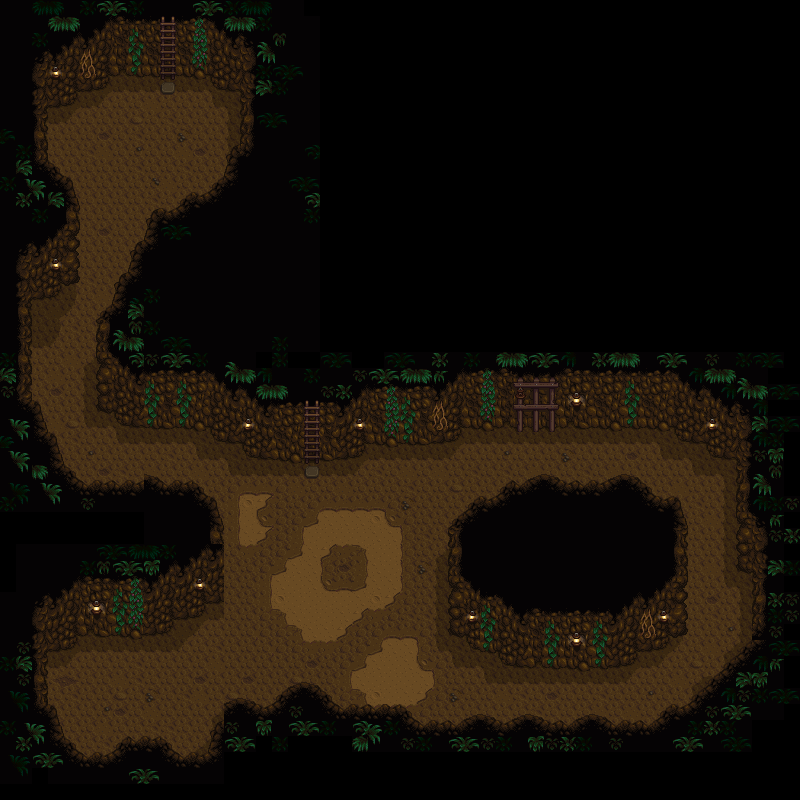

This is a level from a 2D game, rendered from its Tiled map with the project's own tilesets. A one-line summary and the map file follow, with tile-layer data summarised:
An orthogonal 50x50 tile map with 16x16 px tiles, 5 tile layers (Back, Buildings, Paths, Front, ...), 2 tilesets.

<map version="1.10" tiledversion="1.12.1" orientation="orthogonal" renderorder="right-down" width="50" height="50" tilewidth="16" tileheight="16" infinite="0" nextlayerid="6" nextobjectid="1">
 <tileset firstgid="1" name="summer_town" tilewidth="16" tileheight="16" tilecount="2304" columns="32">
  <image source="summer_town.png" width="512" height="1152" />
  <tile id="736">
   <properties>
    <property name="Type" value="Dirt" />
   </properties>
  </tile>
  <tile id="737">
   <properties>
    <property name="Type" value="Dirt" />
   </properties>
  </tile>
  <tile id="768">
   <properties>
    <property name="Type" value="Dirt" />
   </properties>
  </tile>
  <tile id="769">
   <properties>
    <property name="Type" value="Dirt" />
   </properties>
  </tile>
 </tileset>
 <tileset firstgid="2305" name="mine" tilewidth="16" tileheight="16" tilecount="288" columns="16">
  <image source="mine.png" width="256" height="288" />
  <tile id="0">
   <properties>
    <property name="Type" value="Dirt" />
   </properties>
  </tile>
  <tile id="137">
   <properties>
    <property name="Type" value="Stone" />
   </properties>
  </tile>
  <tile id="138">
   <properties>
    <property name="Type" value="Stone" />
   </properties>
  </tile>
  <tile id="139">
   <properties>
    <property name="Type" value="Stone" />
   </properties>
  </tile>
  <tile id="140">
   <properties>
    <property name="Type" value="Stone" />
   </properties>
  </tile>
  <tile id="153">
   <properties>
    <property name="Type" value="Stone" />
   </properties>
  </tile>
  <tile id="154">
   <properties>
    <property name="Type" value="Stone" />
   </properties>
  </tile>
  <tile id="155">
   <properties>
    <property name="Type" value="Stone" />
   </properties>
  </tile>
  <tile id="165">
   <properties>
    <property name="Type" value="Dirt" />
   </properties>
  </tile>
  <tile id="166">
   <properties>
    <property name="Type" value="Stone" />
   </properties>
  </tile>
  <tile id="167">
   <properties>
    <property name="Type" value="Stone" />
   </properties>
  </tile>
  <tile id="168">
   <properties>
    <property name="Type" value="Stone" />
   </properties>
  </tile>
  <tile id="169">
   <properties>
    <property name="Type" value="Stone" />
   </properties>
  </tile>
  <tile id="170">
   <properties>
    <property name="Type" value="Stone" />
   </properties>
  </tile>
  <tile id="171">
   <properties>
    <property name="Type" value="Stone" />
   </properties>
  </tile>
  <tile id="172">
   <properties>
    <property name="Type" value="Stone" />
   </properties>
  </tile>
  <tile id="181">
   <properties>
    <property name="Type" value="Dirt" />
   </properties>
  </tile>
  <tile id="182">
   <properties>
    <property name="Type" value="Stone" />
   </properties>
  </tile>
  <tile id="183">
   <properties>
    <property name="Type" value="Dirt" />
   </properties>
  </tile>
  <tile id="184">
   <properties>
    <property name="Type" value="Stone" />
   </properties>
  </tile>
  <tile id="185">
   <properties>
    <property name="Type" value="Stone" />
   </properties>
  </tile>
  <tile id="186">
   <properties>
    <property name="Type" value="Stone" />
   </properties>
  </tile>
  <tile id="187">
   <properties>
    <property name="Type" value="Stone" />
   </properties>
  </tile>
  <tile id="188">
   <properties>
    <property name="Type" value="Stone" />
   </properties>
  </tile>
  <tile id="198">
   <properties>
    <property name="Type" value="Stone" />
   </properties>
  </tile>
  <tile id="199">
   <properties>
    <property name="Type" value="Stone" />
   </properties>
  </tile>
  <tile id="200">
   <properties>
    <property name="Type" value="Stone" />
   </properties>
  </tile>
  <tile id="201">
   <properties>
    <property name="Type" value="Stone" />
   </properties>
  </tile>
  <tile id="202">
   <properties>
    <property name="Type" value="Stone" />
   </properties>
  </tile>
  <tile id="203">
   <properties>
    <property name="Type" value="Stone" />
   </properties>
  </tile>
  <tile id="204">
   <properties>
    <property name="Type" value="Stone" />
   </properties>
  </tile>
  <tile id="217">
   <properties>
    <property name="Type" value="Stone" />
   </properties>
  </tile>
  <tile id="218">
   <properties>
    <property name="Type" value="Stone" />
   </properties>
  </tile>
  <tile id="219">
   <properties>
    <property name="Type" value="Stone" />
   </properties>
  </tile>
  <tile id="233">
   <properties>
    <property name="Type" value="Stone" />
   </properties>
  </tile>
  <tile id="234">
   <properties>
    <property name="Type" value="Stone" />
   </properties>
  </tile>
  <tile id="235">
   <properties>
    <property name="Type" value="Stone" />
   </properties>
  </tile>
  <tile id="240">
   <properties>
    <property name="Type" value="Wood" />
   </properties>
  </tile>
  <tile id="241">
   <properties>
    <property name="Type" value="Wood" />
   </properties>
  </tile>
  <tile id="242">
   <properties>
    <property name="Type" value="Wood" />
   </properties>
  </tile>
  <tile id="256">
   <properties>
    <property name="Type" value="Wood" />
   </properties>
  </tile>
  <tile id="257">
   <properties>
    <property name="Type" value="Wood" />
   </properties>
  </tile>
  <tile id="258">
   <properties>
    <property name="Type" value="Wood" />
   </properties>
  </tile>
  <tile id="272">
   <properties>
    <property name="Type" value="Wood" />
   </properties>
  </tile>
  <tile id="273">
   <properties>
    <property name="Type" value="Wood" />
   </properties>
  </tile>
  <tile id="274">
   <properties>
    <property name="Type" value="Wood" />
   </properties>
  </tile>
 </tileset>
 <layer id="1" name="Back" width="50" height="50">
  <data>[2500 cells, 1168 non-empty, 39 distinct tile ids]</data>
 </layer>
 <layer id="2" name="Buildings" width="50" height="50">
  <data>[2500 cells, 537 non-empty, 98 distinct tile ids]</data>
 </layer>
 <layer id="3" name="Paths" width="50" height="50">
  <data>[2500 cells, 0 non-empty, 0 distinct tile ids]</data>
 </layer>
 <layer id="4" name="Front" width="50" height="50">
  <data>[2500 cells, 695 non-empty, 45 distinct tile ids]</data>
 </layer>
 <layer id="5" name="AlwaysFront" width="50" height="50">
  <data>[2500 cells, 0 non-empty, 0 distinct tile ids]</data>
 </layer>
</map>
